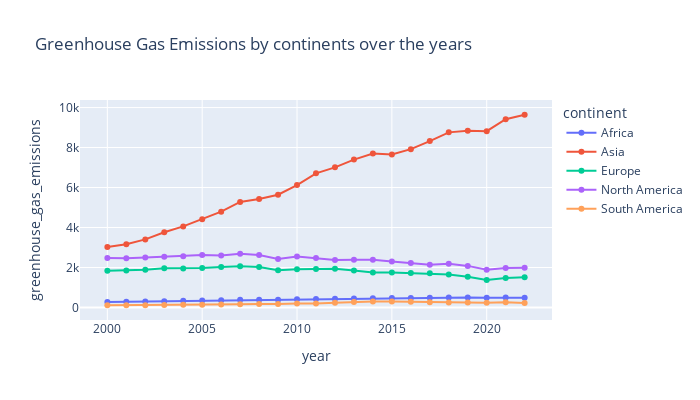

This figure's notebook cell:
### Code cell
fig_7 = px.line(data_2, data_2['year'], data_2['greenhouse_gas_emissions'], color = 'continent', markers=True,title='Greenhouse Gas Emissions by continents over the years',width=700,height=400)
fig_7.show()

### Figure 1 — Plotly figure (JSON) as saved in the notebook; plotly's stock layout.template omitted (floating-point values rounded to 4 significant figures)
{"data": [{"hovertemplate": "continent=Africa<br>year=%{x}<br>greenhouse_gas_emissions=%{y}<extra></extra>", "legendgroup": "Africa", "line": {"color": "#636efa", "dash": "solid"}, "marker": {"symbol": "circle"}, "mode": "lines+markers", "name": "Africa", "orientation": "v", "showlegend": true, "type": "scatter", "x": [2000, 2001, 2002, 2003, 2004, 2005, 2006, 2007, 2008, 2009, 2010, 2011, 2012, 2013, 2014, 2015, 2016, 2017, 2018, 2019, 2020, 2021, 2022], "xaxis": "x", "y": [274.0, 284.7, 301.0, 318.6, 337.0, 350.6, 368.2, 382.8, 386.7, 384.0, 411.2, 420.8, 442.2, 447.9, 459.7, 472.1, 479.4, 485.8, 496.2, 499.4, 482.8, 497.7, 488.2], "yaxis": "y"}, {"hovertemplate": "continent=Asia<br>year=%{x}<br>greenhouse_gas_emissions=%{y}<extra></extra>", "legendgroup": "Asia", "line": {"color": "#EF553B", "dash": "solid"}, "marker": {"symbol": "circle"}, "mode": "lines+markers", "name": "Asia", "orientation": "v", "showlegend": true, "type": "scatter", "x": [2000, 2001, 2002, 2003, 2004, 2005, 2006, 2007, 2008, 2009, 2010, 2011, 2012, 2013, 2014, 2015, 2016, 2017, 2018, 2019, 2020, 2021, 2022], "xaxis": "x", "y": [3021.0, 3161.0, 3407.0, 3766.0, 4055.0, 4410.0, 4793.0, 5279.0, 5424.0, 5638.0, 6125.0, 6709.0, 7009.0, 7396.0, 7704.0, 7648.0, 7918.0, 8323.0, 8758.0, 8834.0, 8818.0, 9416.0, 9639.0], "yaxis": "y"}, {"hovertemplate": "continent=Europe<br>year=%{x}<br>greenhouse_gas_emissions=%{y}<extra></extra>", "legendgroup": "Europe", "line": {"color": "#00cc96", "dash": "solid"}, "marker": {"symbol": "circle"}, "mode": "lines+markers", "name": "Europe", "orientation": "v", "showlegend": true, "type": "scatter", "x": [2000, 2001, 2002, 2003, 2004, 2005, 2006, 2007, 2008, 2009, 2010, 2011, 2012, 2013, 2014, 2015, 2016, 2017, 2018, 2019, 2020, 2021, 2022], "xaxis": "x", "y": [1837.0, 1848.0, 1891.0, 1967.0, 1951.0, 1971.0, 2029.0, 2059.0, 2030.0, 1861.0, 1915.0, 1931.0, 1934.0, 1854.0, 1753.0, 1751.0, 1731.0, 1711.0, 1653.0, 1538.0, 1379.0, 1479.0, 1508.0], "yaxis": "y"}, {"hovertemplate": "continent=North America<br>year=%{x}<br>greenhouse_gas_emissions=%{y}<extra></extra>", "legendgroup": "North America", "line": {"color": "#ab63fa", "dash": "solid"}, "marker": {"symbol": "circle"}, "mode": "lines+markers", "name": "North America", "orientation": "v", "showlegend": true, "type": "scatter", "x": [2000, 2001, 2002, 2003, 2004, 2005, 2006, 2007, 2008, 2009, 2010, 2011, 2012, 2013, 2014, 2015, 2016, 2017, 2018, 2019, 2020, 2021, 2022], "xaxis": "x", "y": [2480.0, 2458.0, 2495.0, 2542.0, 2568.0, 2631.0, 2602.0, 2687, 2623.0, 2430.0, 2552.0, 2471.0, 2377.0, 2387.0, 2390.0, 2296.0, 2220.0, 2141.0, 2188.0, 2081.0, 1891.0, 1978.0, 1987.0], "yaxis": "y"}, {"hovertemplate": "continent=South America<br>year=%{x}<br>greenhouse_gas_emissions=%{y}<extra></extra>", "legendgroup": "South America", "line": {"color": "#FFA15A", "dash": "solid"}, "marker": {"symbol": "circle"}, "mode": "lines+markers", "name": "South America", "orientation": "v", "showlegend": true, "type": "scatter", "x": [2000, 2001, 2002, 2003, 2004, 2005, 2006, 2007, 2008, 2009, 2010, 2011, 2012, 2013, 2014, 2015, 2016, 2017, 2018, 2019, 2020, 2021, 2022], "xaxis": "x", "y": [112.9, 116.3, 115.8, 120.7, 137.8, 140.2, 146.1, 161.5, 181.4, 173.3, 204.2, 200.5, 240.3, 280.2, 295.3, 301.5, 284.3, 264.5, 253.7, 255.6, 237.1, 268.4, 223.7], "yaxis": "y"}], "layout": {"height": 400, "legend": {"title": {"text": "continent"}, "tracegroupgap": 0}, "title": {"text": "Greenhouse Gas Emissions by continents over the years"}, "width": 700, "xaxis": {"anchor": "y", "autorange": true, "domain": [0, 1], "range": [1999.0, 2023.0], "title": {"text": "year"}, "type": "linear"}, "yaxis": {"anchor": "x", "autorange": true, "domain": [0, 1], "range": [-624.7, 10380.0], "title": {"text": "greenhouse_gas_emissions"}, "type": "linear"}}}
